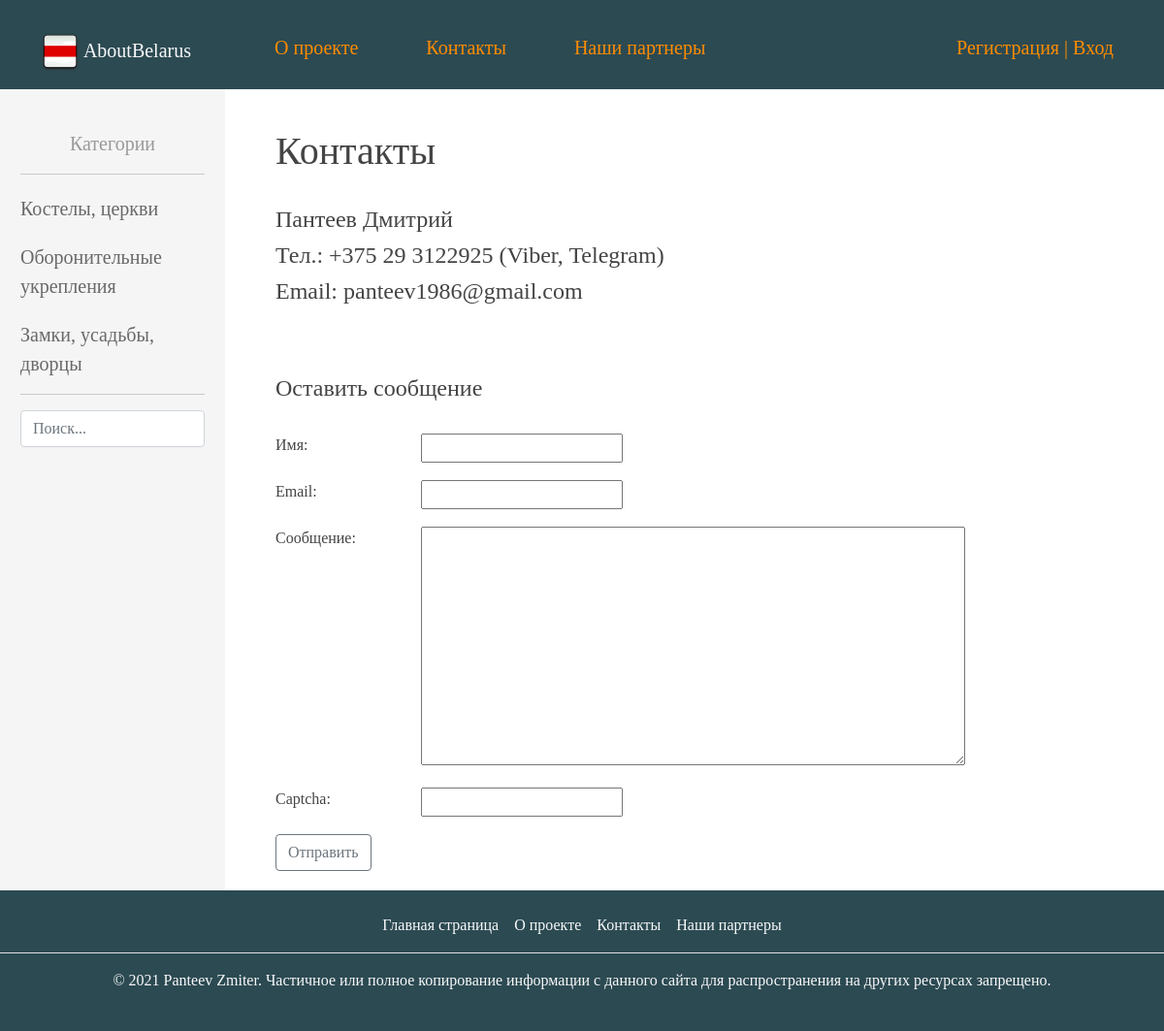
The app's page /contact/, older data.
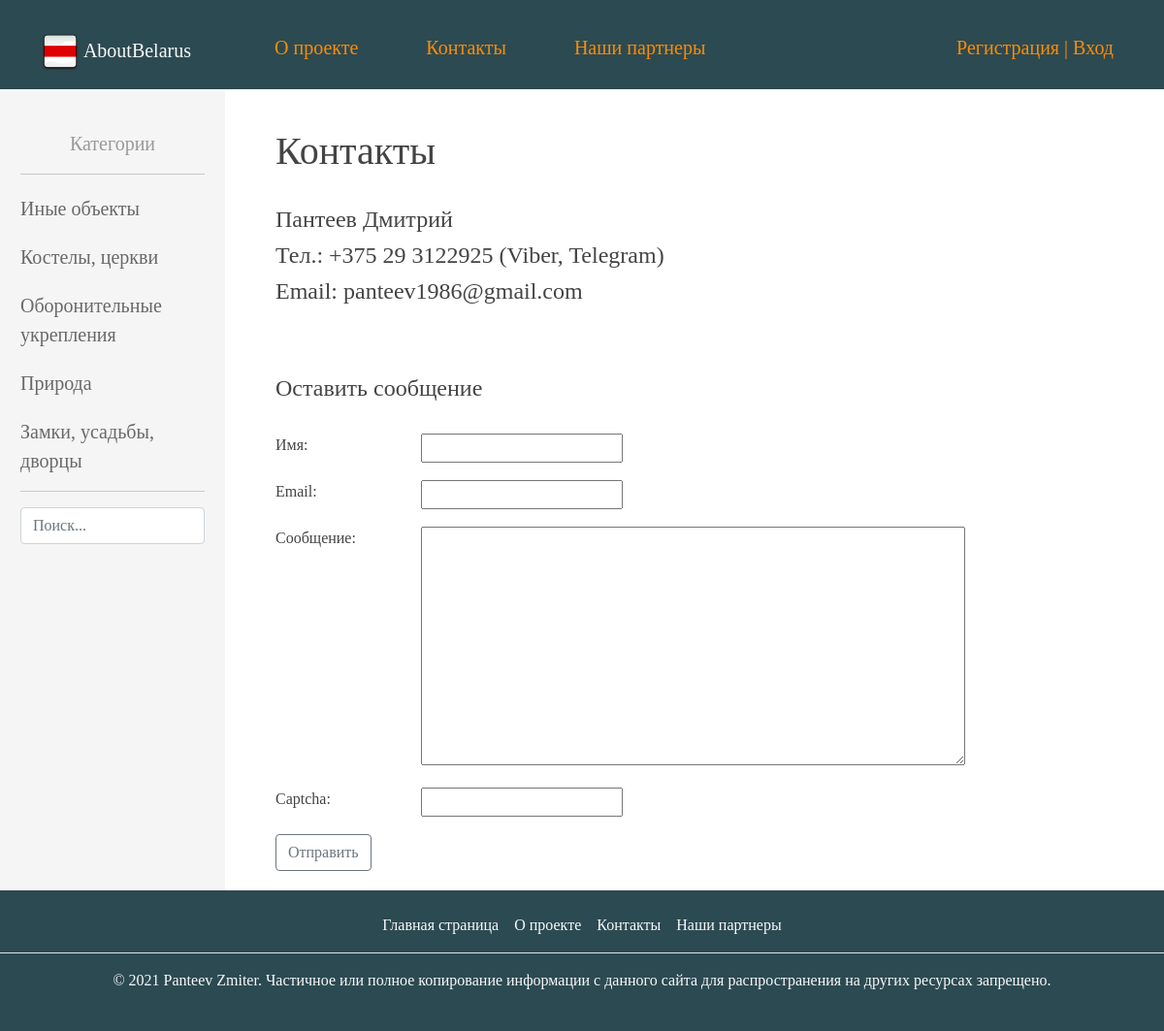
The same page, newer data.
### aboutbelarus/models.py (models this page shows, shortened)
class Category(models.Model):
    name = models.CharField(max_length=100, db_index=True, verbose_name="Категория")
    slug = models.SlugField(max_length=50, unique=True, db_index=True, verbose_name="URL")
    def get_absolute_url(self):
        return reverse('category', kwargs={'cat_slug': self.slug})
    class Meta:
        verbose_name = 'Категория'
        verbose_name_plural = 'Категории'
        ordering = ['id']

### aboutbelarus/views.py (the view, shortened to what this page needs)
# urls.py: path('contact/', ContactFormView.as_view(), name='contact'),
class ContactFormView(DataMixin, FormView):
    form_class = ContactForm
    template_name = 'aboutbelarus/contact.html'
    success_url = reverse_lazy('home')
    def get_context_data(self, *args, object_list=None, **kwargs):
        context = super().get_context_data(**kwargs)
        c_def = self.get_user_context(title="Контакты")
        return dict(list(context.items()) + list(c_def.items()))

### aboutbelarus/forms.py
class ContactForm(forms.Form):
    name = forms.CharField(label='Имя', max_length=255)
    email = forms.EmailField(label='Email')
    message = forms.CharField(label='Сообщение', widget=forms.Textarea(attrs={'cols': 60, 'rows': 10}))
    captcha = CaptchaField(label='Введите код')

### aboutbelarus/utils.py (called while the page is built)
    def get_user_context(self, **kwargs):
        context = kwargs
        cats = Category.objects.annotate(Count('aboutbelarus'))
        context['menu'] = menu
        context['cats'] = cats
        if 'cat_selected' not in context:
            context['cat_selected'] = 0
        return context

### aboutbelarus/templates/aboutbelarus/contact.html (shortened to what this page needs)
{% extends 'aboutbelarus/base.html' %}
{% block content %}
    <h1>{{ title }}</h1>
    <h4>Пантеев Дмитрий</h4>
    <h4>Тел.: +375 29 3122925 (Viber, Telegram)</h4>
    <h4>Email: panteev1986@gmail.com</h4>
    <br>
    <h4>Оставить сообщение</h4>
    <br>
    <form method="post">
        {% for f in form %}
            <p><label class="form-label" for="{{ f.id_for_label }}">{{ f.label }}: </label>{{ f }}</p>
        {% endfor %}
        <button type="submit" class="btn btn-outline-secondary">Отправить</button>
    </form>
{% endblock %}

### aboutbelarus/templates/aboutbelarus/base.html (shortened to what this page needs)
{% load static %}
{% load aboutbelarus_tags %}
{% load cache %}
<!DOCTYPE html>
<head>
    <link href="https://cdn.jsdelivr.net/npm/bootstrap@5.1.0/dist/css/bootstrap.min.css" rel="stylesheet"
>
    <link type="text/css" href="{% static 'aboutbelarus/css/styles.css' %}" rel="stylesheet"/>
</head>
<body>
<div class="container-fluid py-3 col-md-12" style="background-color: #2c4a52">
    <ul id="mainmenu" class="mainmenu">
        <li><a class="navbar-brand text-light" href="{% url 'home' %}">
            <img src="{% static 'aboutbelarus/images/icon.webp' %}" alt="" width="40" height="auto"
                 class="d-inline-block-align-text-top">
            AboutBelarus</a></li>
        {% for m in menu %}
            {% if m.title != 'Главная страница' %}
                <li><a href="{% url m.url_name %}">{{ m.title }}</a></li>
            {% endif %}
        {% endfor %}
        {% if request.user.is_authenticated %}
            <li class="last">{{ user.username }} | <a href="{% url 'logout' %}">Выход</a></li>
        {% else %}
            <li class="last"><a href="{% url 'register' %}">Регистрация</a> | <a href="{% url 'login' %}">Вход</a></li>
        {% endif %}
    </ul>
</div>
<table class="table-content">
    <tr>
        <td valign="top" class="left-chapters">
            <ul id="leftchapters">
                <div style="text-align: center">
                    {% if cat_selected == 0 %}
                        <li class="selected img-article-post">Категории</li>
                    {% else %}
                        <li><a href="{% url 'home' %}">Категории</a></li>
                    {% endif %}
                </div>
                <hr>
                {% for c in cats %}
                    {% if c.aboutbelarus__count > 0 %}
                        {% if c.pk == cat_selected %}
                            <li class="selected">{{ c.name }}</li>
                        {% else %}
                            <li><a href="{{ c.get_absolute_url }}">{{ c.name }}</a></li>
                        {% endif %}
                    {% endif %}
                {% endfor %}
                <hr>
                <div>
                    <form action="{% url 'home' %}" method="get">
                        <input type="search" placeholder="Поиск..." name="q" class="form-control" required="">
                    </form>
                </div>
            </ul>
        </td>
        <td valign="top" class="content">
            <div class="container col-md-12">
                {% block content %}
                {% endblock %}
            </div>
        </td>
    </tr>
</table>
<div class="footer py-3" style="background-color: #2c4a52">
    <ul class="nav justify-content-center border-bottom pb-2 mb-2">
        {% for m in menu %}
            <li class="last"><a class="nav-link px-2 text-light" href="{% url m.url_name %}">{{ m.title }}</a></li>
        {% endfor %}
    </ul>
    <p class="py-2 text-center text-light"> © 2021 Panteev Zmiter. Частичное или полное копирование информации с
        данного сайта для распространения на других ресурсах запрещено.</p>
</div>
</body>
</html>

Row changes from the older to the newer data that the page shows:
added Category: name "Иные объекты"
now on this page (row unchanged): Category: name "Природа"
